Frame 1 (no input): blank canvas, image omitted
Frame 60 (no input): blank canvas, image omitted
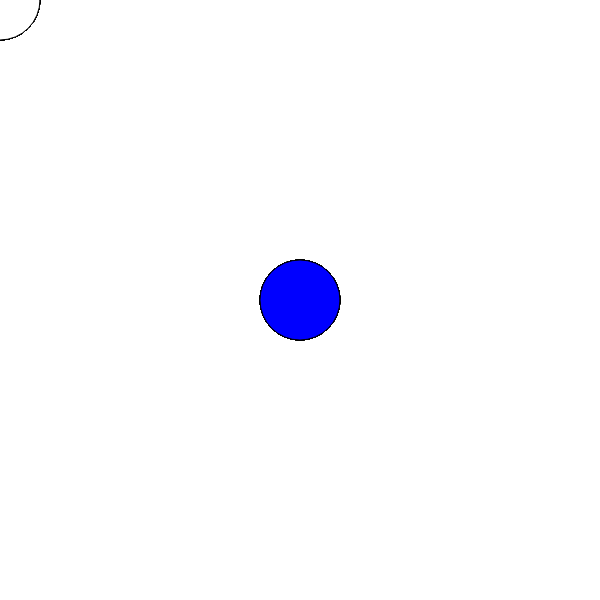
Frame 120 (the mouse pressed at the canvas centre since frame 60)

The p5.js sketch whose frames 1 and 60 were blank and that drew this single picture after the mouse press (run headless with seeded random() and noise() and a simulated clock; from frame 60 on, the mouse is pressed at the canvas centre):

// p5.js sketch
// ── sketch.js
function setup() {
	createCanvas(600, 600)
}

function draw() {
	if (mouseIsPressed) {
		fill('blue')
	} else {
		fill(255)
	}
	ellipse(mouseX, mouseY, 80, 80)
}
